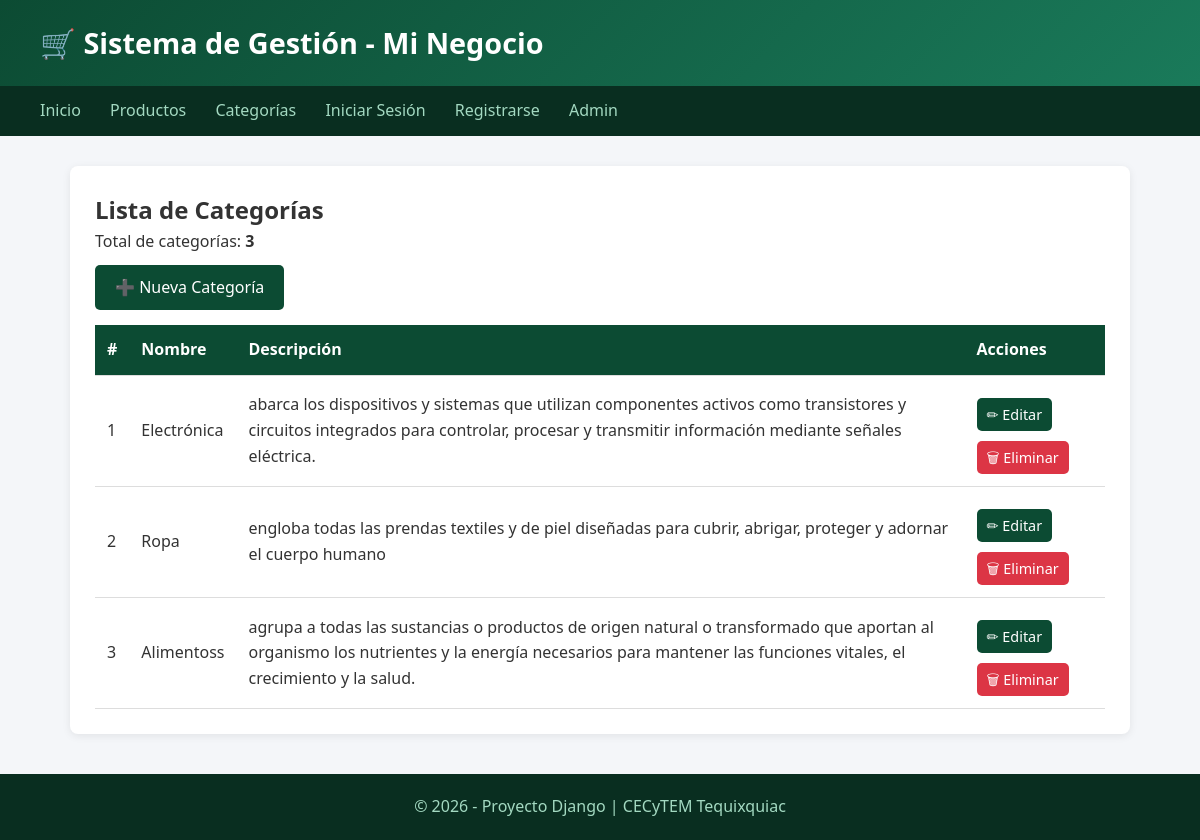
Page /categorias/ on the committed database.
### catalog/models.py (models this page shows, shortened)
class Categoria(models.Model):
     nombre = models.CharField(max_length=100)
     descripcion = models.TextField(blank=True, null=True)
     class Meta:
          verbose_name = "Categoría"
          verbose_name_plural = "Categorías"

### catalog/views.py (the view)
# urls.py: path('categorias/', views.lista_categorias, name='lista_categorias'),
def lista_categorias(request):
    categorias = Categoria.objects.all()
    contexto = {'categorias': categorias, 'titulo': 'Lista de Categorías'
                }
    return render(request, 'catalog/lista_categorias.html', contexto)

### catalog/templates/catalog/lista_categorias.html (shortened to what this page needs)
{% extends 'catalog/base.html' %}
{% block contenido %}
<div class="card">
<h2>{{ titulo }}</h2>
<p>Total de categorías: <strong>{{ categorias|length }}</strong></p>
<a href="{% url 'catalog:crear_categoria' %}" class="btn">➕ Nueva Categoría</a>
{% if categorias %}
<table>
<thead>
<tr>
<th>#</th>
<th>Nombre</th>
<th>Descripción</th>
<th>Acciones</th>
</tr>
</thead>
<tbody>
{% for categoria in categorias %}
<tr>
<td>{{ forloop.counter }}</td>
<td>{{ categoria.nombre }}</td>
<td>{{ categoria.descripcion|default:"Sin descripción" }}
</td>
<td>
<a href="{% url 'catalog:editar_categoria' categoria.id %}" class="btn" style="padding: 5px 10px; font-size: 0.9rem;">✏ Editar</a>
<a href="{% url 'catalog:eliminar_categoria' categoria.id %}" class="btn" style="padding: 5px 10px; font-size: 0.9rem; background-color: #dc3545;">🗑 Eliminar</a>
</td>
</tr>
{% endfor %}
</tbody>
</table>
{% else %}
<p>No hay categorías registradas.</p>
{% endif %}
</div>
{% endblock %}

### catalog/templates/catalog/base.html (style rules this page uses)
* { margin: 0; padding: 0; box-sizing: border-box; }
body { font-family: 'Segoe UI', Arial, sans-serif; background-color: #f4f6f9; color: #333; line-height: 1.6; }
.card { background: white; border-radius: 8px; padding: 25px; margin-bottom: 20px; box-shadow: 0 2px 8px rgba(0,0,0,0.08); }
table { width: 100%; border-collapse: collapse; margin-top: 15px; }
th, td { padding: 12px; text-align: left; border-bottom: 1px solid #ddd; }
th { background-color: #0C4B33; color: white; }
.btn { display: inline-block; background-color: #0C4B33; color: white; padding: 10px 20px; border-radius: 5px; text-decoration: none; margin-top: 10px; }

### rows in the picture
Categoria: nombre "Electrónica", descripcion "abarca los dispositivos y sistemas que utilizan componentes activos como transistores y circuitos integrados para controlar, procesar y transmitir información mediante señales eléctrica."
Categoria: nombre "Ropa", descripcion "engloba todas las prendas textiles y de piel diseñadas para cubrir, abrigar, proteger y adornar el cuerpo humano"
Categoria: nombre "Alimentoss", descripcion "agrupa a todas las sustancias o productos de origen natural o transformado que aportan al organismo los nutrientes y la energía necesarios para mantener las funciones vitales, el crecimiento y la salud."

### other values in the picture
{{ titulo }} "Lista de Categorías"
{{ categorias|length }} "3"
